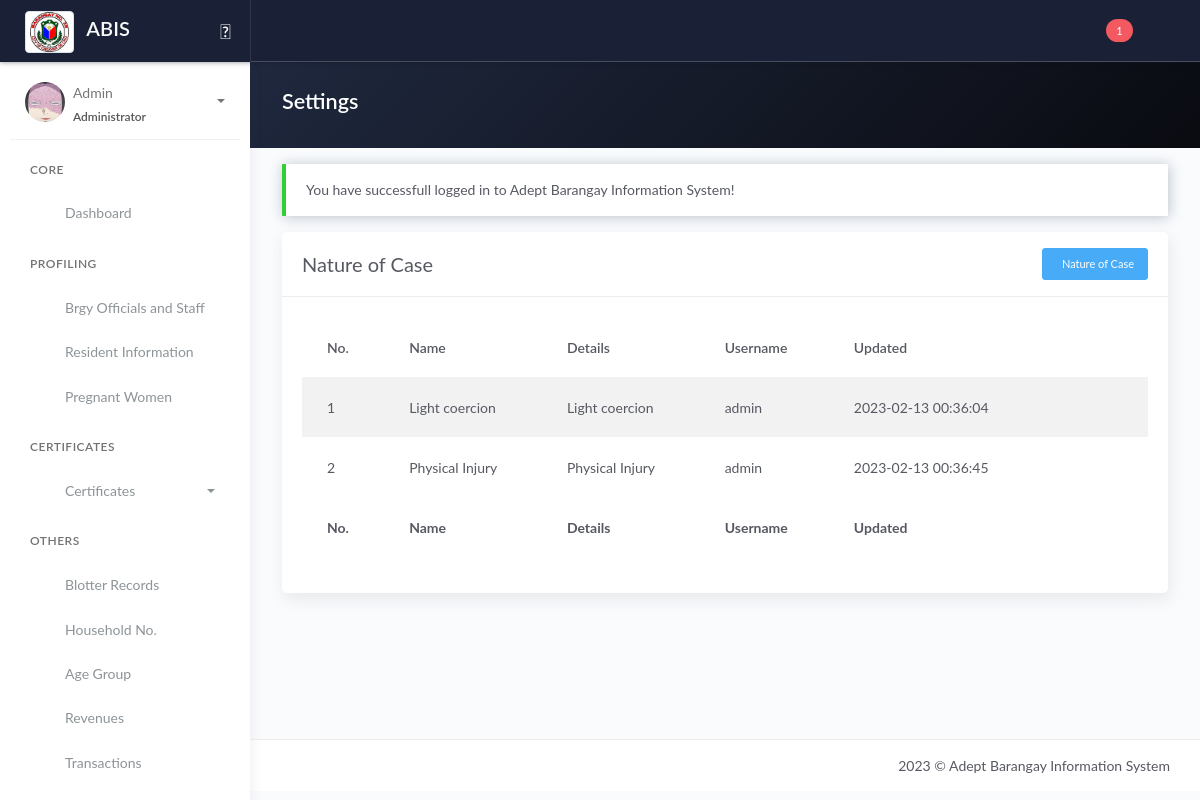
/nature_of_case.php (signed in), run on the app's committed database.
### tables this page shows
CREATE TABLE `tbl_nature_of_case` (
  `noc_id` int(11) NOT NULL,
  `noc_name` varchar(100) NOT NULL,
  `noc_details` varchar(255) NOT NULL,
  `id_user` varchar(10) NOT NULL,
  `noc_updated_at` timestamp NOT NULL DEFAULT current_timestamp() ON UPDATE current_timestamp()
);

CREATE TABLE `tbl_users` (
  `id_user` int(11) NOT NULL,
  `user_username` varchar(50) DEFAULT NULL,
  `user_firstname` varchar(100) NOT NULL,
  `user_middlename` varchar(100) NOT NULL,
  `user_lastname` varchar(100) NOT NULL,
  `password` varchar(100) DEFAULT NULL,
  `user_type` varchar(20) DEFAULT NULL,
  `avatar` text DEFAULT NULL,
  `status` varchar(8) NOT NULL DEFAULT 'Active',
  `created_at` timestamp NOT NULL DEFAULT current_timestamp(),
  `updated_at` timestamp NOT NULL DEFAULT current_timestamp() ON UPDATE current_timestamp()
);

### nature_of_case.php (the view, shortened to what this page needs)
<?php include 'server/server.php' ?>
<?php if ($_SESSION['role'] == 'administrator') : ?>
	<?php
	$query  = "SELECT *, tbl_nature_of_case.noc_id as id, tbl_users.id_user as user_id FROM tbl_nature_of_case JOIN tbl_users ON tbl_users.id_user=tbl_nature_of_case.id_user";
	$result = $conn->query($query);
	$noc = array();
	while ($row = $result->fetch_assoc()) {
		$noc[] = $row;
	}
	?>
	<!DOCTYPE html>
	<html lang="en">
	<head>
		<?php include 'templates/header.php' ?>
	</head>
	<body>
		<div class="wrapper">
			<?php include 'templates/main-header.php' ?>
			<?php include 'templates/sidebar.php' ?>
			<div class="main-panel">
				<div class="content">
					<div class="panel-header bg-dark-gradient">
						<div class="page-inner">
							<div class="d-flex align-items-left align-items-md-center flex-column flex-md-row">
								<div>
									<h2 class="text-white fw-bold">Settings</h2>
								</div>
							</div>
						</div>
					</div>
					<div class="page-inner">
						<div class="row mt--2">
							<div class="col-md-12">
								<?php if (isset($_SESSION['message'])) : ?>
									<div class="alert alert-<?php echo $_SESSION['success']; ?> <?= $_SESSION['success'] == 'danger' ? 'bg-danger text-light' : null ?>" role="alert">
										<?php echo $_SESSION['message']; ?>
									</div>
								<?php endif ?>
								<div class="card">
									<div class="card-header">
										<div class="card-head-row">
											<div class="card-title">Nature of Case</div>
											<div class="card-tools">
												<a href="#add" data-toggle="modal" class="btn btn-info btn-sm">
													<i class="fa fa-plus"></i>&nbsp
													Nature of Case
												</a>
											</div>
										</div>
									</div>
									<div class="card-body">
										<div class="table-responsive">
											<table class="table table-striped">
												<thead>
													<tr>
														<th scope="col">No.</th>
														<th scope="col">Name</th>
														<th scope="col">Details</th>
														<th scope="col">Username</th>
														<th scope="col">Updated</th>
													</tr>
												</thead>
												<tbody>
													<?php if (!empty($noc)) : ?>
														<?php $no = 1;
														foreach ($noc as $row) : ?>
															<tr>
																<td><?= $no ?></td>
																<td><?= $row['noc_name'] ?></td>
																<td><?= $row['noc_details'] ?></td>
																<td><?= $row['user_username'] ?></td>
																<td><?= $row['noc_updated_at'] ?></td>
																<td>
																	<div class="form-button-action">
																		<a type="button" href="#edit" data-toggle="modal" class="btn btn-link btn-primary" title="Edit Title" onclick="editNoc(this)" data-noc_name="<?= $row['noc_name'] ?>" data-noc_details="<?= $row['noc_details'] ?>" data-id="<?= $row['noc_id'] ?>">
																		</a>
																	</div>
																</td>
															</tr>
														<?php $no++;
														endforeach ?>
													<?php else : ?>
														<tr>
															<td colspan="3" class="text-center">No Available Data</td>
														</tr>
													<?php endif ?>
												</tbody>
												<tfoot>
													<tr>
														<th scope="col">No.</th>
														<th scope="col">Name</th>
														<th scope="col">Details</th>
														<th scope="col">Username</th>
														<th scope="col">Updated</th>
													</tr>
												</tfoot>
											</table>
										</div>
									</div>
								</div>
							</div>
						</div>
					</div>
				</div>
				<?php include 'templates/main-footer.php' ?>
			</div>
		</div>
		<?php include 'templates/footer.php' ?>
	</body>
	</html>
<?php else : ?>
	<?php header("Location: index.php"); ?>
<?php endif; ?>

### data on the page
tbl_nature_of_case: noc_name "Light coercion", noc_details "Light coercion", id_user.user_username "admin", noc_updated_at "2023-02-13 00:36:04"
tbl_nature_of_case: noc_name "Physical Injury", noc_details "Physical Injury", id_user.user_username "admin", noc_updated_at "2023-02-13 00:36:45"

### other printed values
$resultSupport "1"
$_SESSION['username'] "Admin"
$_SESSION['role'] "Administrator"
$_SESSION['message'] "You have successfull logged in to Adept Barangay Information System!"
